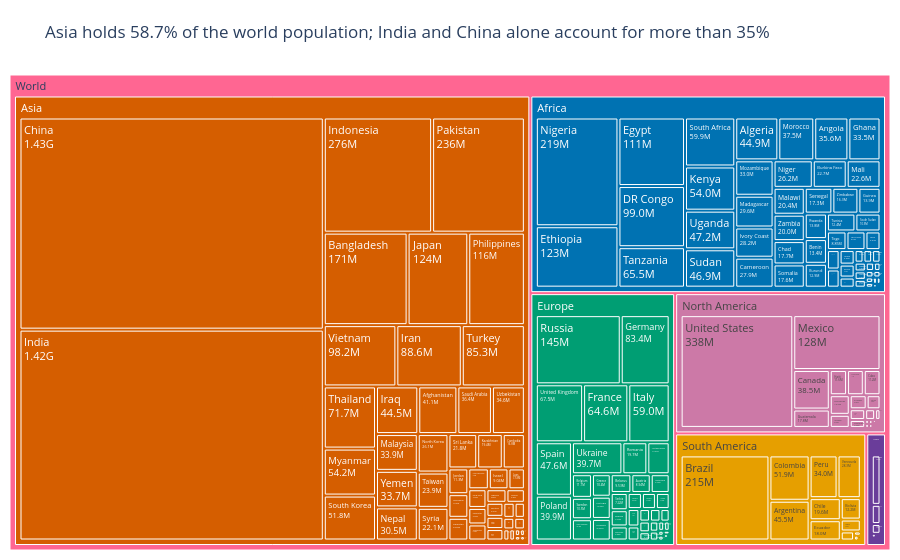

Notebook code for this chart:
### Markdown cell above
**Chart choice & justification:** *Which chart did you choose, and why? Justify design choices.

I used a treemap because it represents both continents and their countries within a single hierarchy. Area communicates population size, while the limited set of continent colours helps the reader distinguish which countries belong to each region.

### Code cell
# Q6
palette = {'Africa': '#0072B2', 'Asia': '#D55E00', 'Europe': '#009E73',
           'North America': '#CC79A7', 'Oceania': '#6A3D9A', 'South America': '#E69F00'}
fig = px.treemap(df, path=[px.Constant('World'), 'Continent', 'Country'], values='2022 Population',
                 color='Continent', color_discrete_map=palette, template='plotly_white')
fig.update_traces(texttemplate='%{label}<br>%{value:.3s}', textfont_size=11,
                  marker_line_width=1, marker_line_color='white')
fig.update_layout(title="Asia holds 58.7% of the world population; India and China alone account for more than 35%",
                  margin=dict(l=10, r=10, t=75, b=10))
fig.show()

### Figure 1 — Plotly figure (JSON) as saved in the notebook; plotly's stock layout.template omitted (floating-point values rounded to 4 significant figures; data arrays with more than 128 entries replaced by an {"elided": "..."} marker saying what was removed)
{"data": [{"branchvalues": "total", "customdata": {"elided": "241x1 str values"}, "domain": {"x": [0, 1], "y": [0, 1]}, "hovertemplate": "labels=%{label}<br>2022 Population=%{value}<br>parent=%{parent}<br>id=%{id}<br>Continent=%{customdata[0]}<extra></extra>", "ids": {"elided": "241 str values"}, "labels": {"elided": "241 str values"}, "marker": {"colors": {"elided": "241 str values"}, "line": {"color": "white", "width": 1}}, "name": "", "parents": {"elided": "241 str values"}, "textfont": {"size": 11}, "texttemplate": "%{label}<br>%{value:.3s}", "type": "treemap", "values": {"elided": "241 float values"}}], "layout": {"legend": {"tracegroupgap": 0}, "margin": {"b": 10, "l": 10, "r": 10, "t": 75}, "title": {"text": "Asia holds 58.7% of the world population; India and China alone account for more than 35%"}}}
